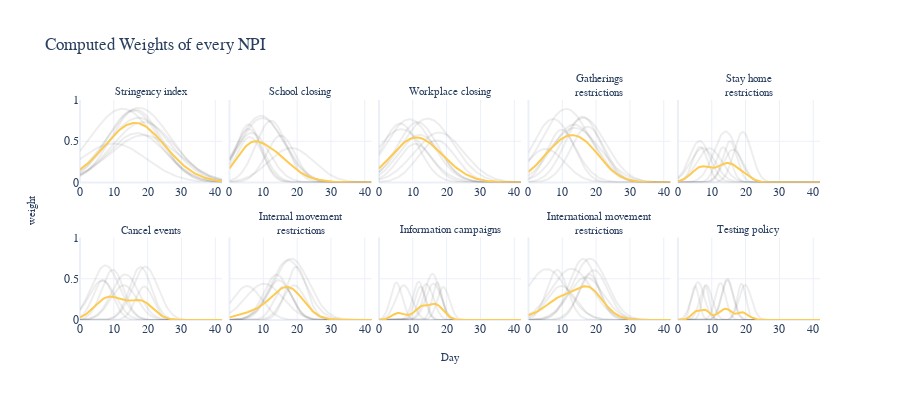

Notebook code for this chart:
### Code cell
NPIs = [ 'Stringency index', 'School closing', 'Workplace closing',
       'Gatherings<br>restrictions', 'Stay home<br>restrictions', 'Cancel events',
        'Internal movement<br>restrictions', "Information campaigns",
       'International movement<br>restrictions', 'Testing policy']
maximum = [5.3, 3.5, 4, 4.2, 2, 2.1, 2.8, 1.2, 3, 1]
maximum2 = [5.3, 3.5, 4, 4.2, 2, 2.1, 2.8, 1.2, 3, 1]

fig = make_subplots(rows=2, cols=5, subplot_titles=NPIs, 
                    x_title="Day", y_title="weight",
                    horizontal_spacing = 0.01)
row, col = 1, 1
for NPI, m, m2 in zip(NPIs, maximum, maximum2):
    ys = []
    x_min = 0.0
    x_max = 16.0 * 2 + 10

    mean = 12
    std = m * 2.1


    x = np.linspace(x_min, x_max, 100)
    y = scipy.stats.norm.pdf(x,mean,std) * std ** 1.3
    
    for i in range(9):
        mean = random.uniform(5, 20)
        std2 = m2 * random.uniform(1, 2)
        y2 = scipy.stats.norm.pdf(x,mean,std2) * std2**random.uniform(1, 1.45)
        fig.add_trace(
            go.Scatter(x=x, y=y2, name=NPI, showlegend=False, marker=dict(color="rgba(25, 25, 25, 0.07)")),
            row=row, col=col, 
        )
        ys.append(y2)
    
    fig.add_trace(
        go.Scatter(x=x, y=np.mean(ys, axis=0), name=NPI, showlegend=False,),
        row=row, col=col, 
    )

#     fig.update_layout(title_text=NPI, row=row, col=col)
    col += 1

    if col % 6 == 0:
        row += 1
        col = 1
    
fig.update_yaxes(showticklabels=False)
fig.update_yaxes(showticklabels=True, row=1, col=1)
fig.update_yaxes(showticklabels=True, row=2, col=1)
fig.update_annotations(font_size=11)
fig.update_yaxes(range=[0, 1])
fig.update_yaxes(fixedrange=True)
fig.update_layout(template="plotly_white", font_family="Arial", 
                  height=400, width=900, 
                  title_text="Computed Weights of every NPI")
fig.show()
